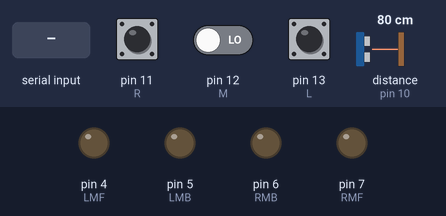
This sketch was run on a simulated Arduino Uno, built with avr-gcc and run on an emulated ATmega328P. On the bench: output pins drawn as LEDs (lit = HIGH). The test bench sets the inputs (shaded band); at power-on: distance to the obstacle (sensor on pin 10) 80 cm, pin 11 (R) HIGH, pin 12 (M) LOW, pin 13 (L) HIGH. The echo pulse lasts 58.3 µs per cm.

Above: at 1.2 s.
1.3 s: distance to the obstacle (sensor on pin 10) set to 11 cm
2.8 s: distance to the obstacle (sensor on pin 10) set to 8 cm
At 5.4 s:
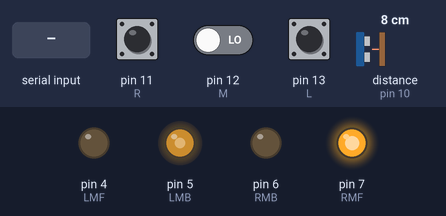
5.8 s: distance to the obstacle (sensor on pin 10) set to 9 cm
11.8 s: distance to the obstacle (sensor on pin 10) set to 18 cm
At 13.1 s:
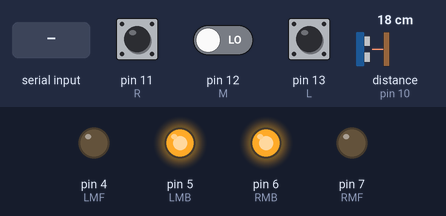
13.4 s: "B" received over Serial
At 14.6 s:
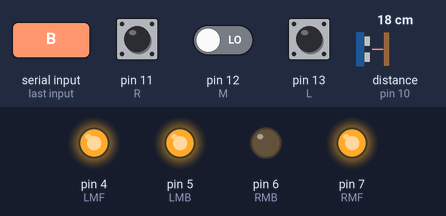
14.9 s: "F" received over Serial
At 16.0 s:
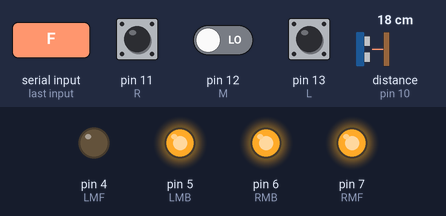
Timing chart, 0 to 17.4 s (numbered marks = the images above; inputs shaded):
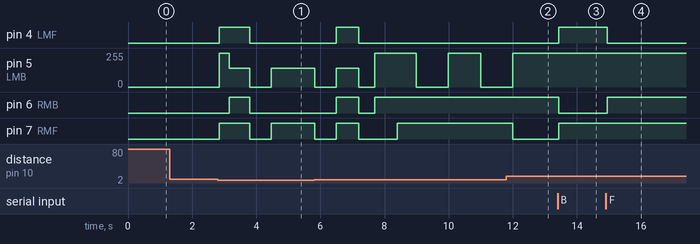

Measured:
- the behaviour switches between 10 and 9 cm on distance to the obstacle (sensor on pin 10) (found by bisection; images 0 and 1)
- after the input at 1.3 s, every drawn part: stays the same
- after the input at 2.8 s, pin 4 (LMF): LOW → HIGH after 0.05 s, → LOW 0.95 s later; pin 5 (LMB): 0/255 → 255/255 after 0.05 s, → 140/255 0.30 s later, → 0/255 0.65 s later, → 140/255 0.67 s later; pin 6 (RMB): LOW → HIGH after 0.35 s, → LOW 0.65 s later; pin 7 (RMF): LOW → HIGH after 0.05 s, → LOW 0.95 s later, → HIGH 0.67 s later
- after the input at 11.8 s, pin 4 (LMF): stays LOW (without the input it goes to HIGH after 1.1 s); pin 6 (RMB): stays HIGH (without the input it goes to LOW after 1.1 s); pin 7 (RMF): goes on until 12.0 s, then stays LOW
- after the input at 13.4 s, pin 4 (LMF), pin 7 (RMF): LOW → HIGH at once; pin 6 (RMB): HIGH → LOW at once
- after the input at 14.9 s, pin 4 (LMF): HIGH → LOW after 0.05 s; pin 6 (RMB): LOW → HIGH after 0.05 s

The sketch:

robot_code_english.ino
```cpp
#include <NewPing.h>
char data = 0;        //VARIABLE FOR STORING BLUETOOTH DATA
int LMF=4;            //LEFT MOTOR FORWARD
int LMB=5;            //LEFT MOTOR BACK
int RMF=7;            //RIGHT MOTOR FORWARD
int RMB=6;            //RIGHT MOTOR BACK
int L=13;             //LEFT LINE FOLLOW SENSOR
int M=12;             //MIDDLE LINE FOLLOW SENSOR
int R=11;             //RIGHT LINE FOLLOW SENSOR
int trigPin = 9;      // trig pin of HC-SR04
int echoPin = 10;     // Echo pin of HC-SR04
int distance = 100;
int MAX_DISTANCE = 400;
int distanceR = 0;
int distanceL = 0;
NewPing sonar(trigPin, echoPin, MAX_DISTANCE);

void setup() {

Serial.begin(9600);                //Sets the baud for serial data transmission
pinMode(LMF,OUTPUT);
pinMode(LMB,OUTPUT);
pinMode(RMF,OUTPUT);
pinMode(RMB,OUTPUT);
pinMode(L,INPUT);
pinMode(M,INPUT);
pinMode(R,INPUT);
pinMode(trigPin, OUTPUT);         // set trig pin as output
pinMode(echoPin, INPUT);          //set echo pin as input to capture reflected waves
}

void loop(){

  if(Serial.available() > 0)      // SEND DATA ONLY WHEN YOU RECEIVE DATA
{
   data = Serial.read();          //READ THE INCOMING DATA AND STORE INTO DATA

      // INTERPRETATION OF BLUETOOTH ENTRY DATA

switch (data)
{
   case'F':{ FORWARD();
   }
   break;

   case 'L':{ LEFT();
   }
   break;

   case 'R':{ RIGHT();
   }
   break;

   case 'S':{ STOP();
   }
   break;

   case 'B':{ BACK();
   }
   break;
}
}

if(!digitalRead(L)&&digitalRead(M)&&!digitalRead(R)){ FORWARD(); //010 GO FORWARD
}
if(digitalRead(L)&&!digitalRead(M)&&!digitalRead(R)){ LEFT(); //100 GO LEFT
}
if(!digitalRead(L)&&!digitalRead(M)&&digitalRead(R)){ RIGHT(); //001 GO RIGHT
}

 if (distance < 10)
  {
  BACK();
  delay(300);
  TURNLEFT();
  delay(650);
  distanceL = LOOKLEFT();
  delay(500);
  TURNRIGHT();
  delay(1350);
  distanceR = LOOKRIGHT();
  delay(500);
  TURNLEFT();
  delay(700);
  STOP();
  delay(500);

  if(distanceL>=distanceR)
  {
    LEFT();
    delay(700);
    FORWARD();
    delay(600);
    RIGHT();
    delay(700);
    FORWARD();
    delay(1000);
    RIGHT();
    delay(700);
    do { FORWARD();
    }
    while (!digitalRead(L)&&!digitalRead(M)&&!digitalRead(R));
    LEFT();
    delay(800);
  }else
  {
   RIGHT();
    delay(700);
    FORWARD();
    delay(600);
    LEFT();
    delay(1000);
    FORWARD();
    delay(1000);
    LEFT();
    delay(1000);
    do { FORWARD();
    }
    while (!digitalRead(L)&&!digitalRead(M)&&!digitalRead(R));
    RIGHT();
    delay(800);
  }
 }

 distance = readPing();
  }

int LOOKLEFT()
{
     digitalWrite(LMF,LOW);
     analogWrite(LMB,0);
     analogWrite(RMF,0);
     digitalWrite(RMB,LOW);
     int distance = readPing();
     delay(100);
     return distance;
}

int LOOKRIGHT()
{
    digitalWrite(LMF,LOW);
    analogWrite(LMB,0);
    analogWrite(RMF,0);
    digitalWrite(RMB,LOW);
    int distance = readPing();
    delay(100);
    return distance;
    delay(100);
}

int readPing() {
  delay(70);
  int cm = sonar.ping_cm();
  if(cm==0)
  {
    cm = 400;
  }
  return cm;
}

void FORWARD(){ // FORWARD
digitalWrite(LMF,LOW);
analogWrite(LMB,255);
analogWrite(RMF,255);
digitalWrite(RMB,HIGH);
}

void LEFT(){ // LEFT
digitalWrite(LMF,LOW);
analogWrite(LMB,0);
analogWrite(RMF,255);
digitalWrite(RMB,HIGH);
}

void RIGHT(){ // RIGHT
digitalWrite(LMF,LOW);
analogWrite(LMB,255);
analogWrite(RMF,0);
digitalWrite(RMB,HIGH);
}

void BACK(){ //BACK
digitalWrite(LMF,HIGH);
analogWrite(LMB,255);
analogWrite(RMF,255);
digitalWrite(RMB,LOW);
}

void STOP(){ //STOP
digitalWrite(LMF,LOW);
analogWrite(LMB,0);
analogWrite(RMF,0);
digitalWrite(RMB,LOW);
}
void TURNLEFT(){ //BOTH MOTORS MAKE A STOPPED TURN
digitalWrite(LMF,HIGH);
analogWrite(LMB,140);
analogWrite(RMF,140);
digitalWrite(RMB,HIGH);
}
void TURNRIGHT(){ //BOTH MOTORS MAKE A STOPPED TURN
digitalWrite(LMF,LOW);
analogWrite(LMB,140);
analogWrite(RMF,140);
digitalWrite(RMB,LOW);
}
```
